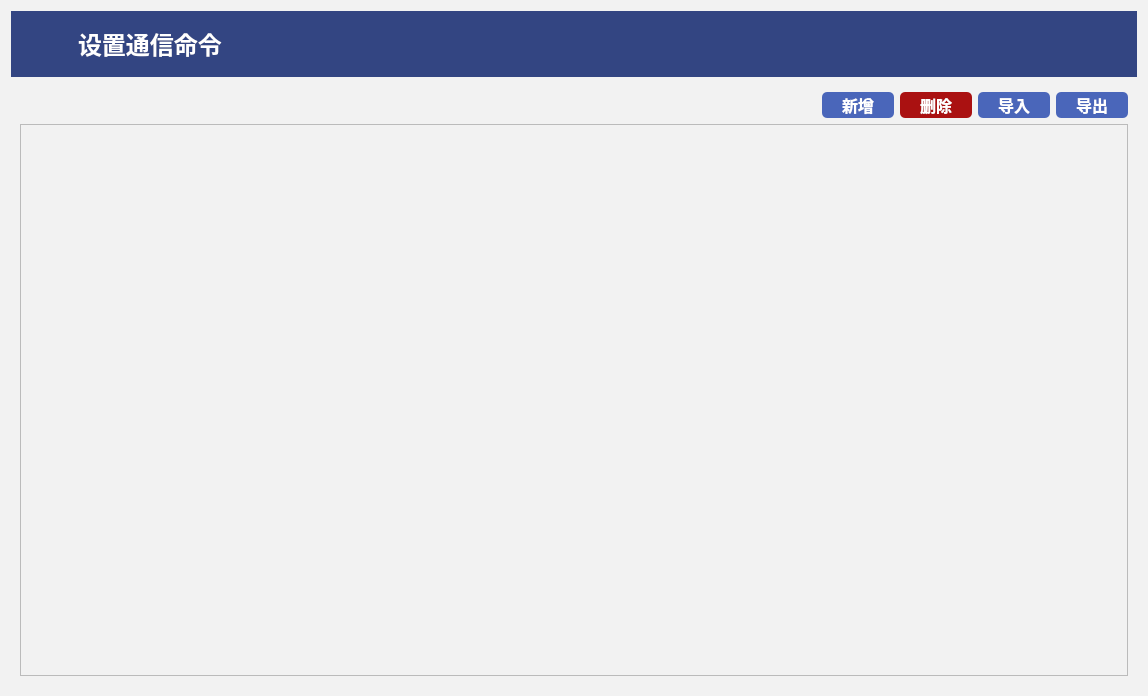
<?xml version="1.0" encoding="UTF-8"?>
<ui version="4.0">
 <class>FormAddrSetting</class>
 <widget class="QWidget" name="FormAddrSetting">
  <property name="geometry">
   <rect>
    <x>0</x>
    <y>0</y>
    <width>1148</width>
    <height>696</height>
   </rect>
  </property>
  <property name="windowTitle">
   <string>设置通信命令</string>
  </property>
  <property name="styleSheet">
   <string notr="true">background-color: rgb(242, 242, 242);</string>
  </property>
  <layout class="QVBoxLayout" name="verticalLayout_2">
   <item>
    <widget class="QWidget" name="widget" native="true">
     <property name="styleSheet">
      <string notr="true">background-color: rgb(51, 69, 130);</string>
     </property>
     <layout class="QHBoxLayout" name="horizontalLayout_2">
      <property name="spacing">
       <number>10</number>
      </property>
      <item>
       <widget class="QLabel" name="label">
        <property name="sizePolicy">
         <sizepolicy hsizetype="Fixed" vsizetype="Fixed">
          <horstretch>0</horstretch>
          <verstretch>0</verstretch>
         </sizepolicy>
        </property>
        <property name="minimumSize">
         <size>
          <width>48</width>
          <height>48</height>
         </size>
        </property>
        <property name="styleSheet">
         <string notr="true">image: url(:/image/Index/u7538.svg);</string>
        </property>
        <property name="text">
         <string/>
        </property>
       </widget>
      </item>
      <item>
       <widget class="QLabel" name="label_3">
        <property name="sizePolicy">
         <sizepolicy hsizetype="Expanding" vsizetype="Fixed">
          <horstretch>1</horstretch>
          <verstretch>0</verstretch>
         </sizepolicy>
        </property>
        <property name="font">
         <font>
          <pointsize>18</pointsize>
          <weight>75</weight>
          <bold>true</bold>
         </font>
        </property>
        <property name="styleSheet">
         <string notr="true">color: rgb(255, 255, 255);</string>
        </property>
        <property name="text">
         <string>设置通信命令</string>
        </property>
       </widget>
      </item>
     </layout>
    </widget>
   </item>
   <item>
    <widget class="QStackedWidget" name="stackedWidget">
     <widget class="QWidget" name="page">
      <layout class="QVBoxLayout" name="verticalLayout_3">
       <item>
        <layout class="QHBoxLayout" name="horizontalLayout_3">
         <item>
          <spacer name="horizontalSpacer_3">
           <property name="orientation">
            <enum>Qt::Horizontal</enum>
           </property>
           <property name="sizeHint" stdset="0">
            <size>
             <width>40</width>
             <height>20</height>
            </size>
           </property>
          </spacer>
         </item>
         <item>
          <widget class="QPushButton" name="pushButton_15">
           <property name="sizePolicy">
            <sizepolicy hsizetype="Fixed" vsizetype="Fixed">
             <horstretch>1</horstretch>
             <verstretch>0</verstretch>
            </sizepolicy>
           </property>
           <property name="minimumSize">
            <size>
             <width>72</width>
             <height>26</height>
            </size>
           </property>
           <property name="font">
            <font>
             <pointsize>12</pointsize>
             <weight>75</weight>
             <bold>true</bold>
            </font>
           </property>
           <property name="styleSheet">
            <string notr="true">color: rgb(255, 255, 255);
background-color: rgb(74, 102, 186);
border-radius:5px;</string>
           </property>
           <property name="text">
            <string>新增</string>
           </property>
          </widget>
         </item>
         <item>
          <widget class="QPushButton" name="pushButton_3">
           <property name="minimumSize">
            <size>
             <width>72</width>
             <height>26</height>
            </size>
           </property>
           <property name="font">
            <font>
             <pointsize>12</pointsize>
             <weight>75</weight>
             <bold>true</bold>
            </font>
           </property>
           <property name="styleSheet">
            <string notr="true">color: rgb(255, 255, 255);
background-color: rgb(170, 17, 17);
border-radius:5px;</string>
           </property>
           <property name="text">
            <string>删除</string>
           </property>
          </widget>
         </item>
         <item>
          <widget class="QPushButton" name="pushButton_2">
           <property name="minimumSize">
            <size>
             <width>72</width>
             <height>26</height>
            </size>
           </property>
           <property name="font">
            <font>
             <pointsize>12</pointsize>
             <weight>75</weight>
             <bold>true</bold>
            </font>
           </property>
           <property name="styleSheet">
            <string notr="true">color: rgb(255, 255, 255);
background-color: rgb(74, 102, 186);
border-radius:5px;</string>
           </property>
           <property name="text">
            <string>导入</string>
           </property>
          </widget>
         </item>
         <item>
          <widget class="QPushButton" name="ExportCmdInfo">
           <property name="minimumSize">
            <size>
             <width>72</width>
             <height>26</height>
            </size>
           </property>
           <property name="font">
            <font>
             <pointsize>12</pointsize>
             <weight>75</weight>
             <bold>true</bold>
            </font>
           </property>
           <property name="styleSheet">
            <string notr="true">color: rgb(255, 255, 255);
background-color: rgb(74, 102, 186);
border-radius:5px;</string>
           </property>
           <property name="text">
            <string>导出</string>
           </property>
          </widget>
         </item>
        </layout>
       </item>
       <item>
        <widget class="QTableWidget" name="tableWidget"/>
       </item>
      </layout>
     </widget>
     <widget class="QWidget" name="page_2">
      <layout class="QVBoxLayout" name="verticalLayout">
       <property name="spacing">
        <number>20</number>
       </property>
       <item>
        <layout class="QHBoxLayout" name="horizontalLayout_4">
         <item>
          <spacer name="horizontalSpacer_10">
           <property name="orientation">
            <enum>Qt::Horizontal</enum>
           </property>
           <property name="sizeHint" stdset="0">
            <size>
             <width>40</width>
             <height>20</height>
            </size>
           </property>
          </spacer>
         </item>
         <item>
          <widget class="QLabel" name="label_2">
           <property name="sizePolicy">
            <sizepolicy hsizetype="Preferred" vsizetype="Fixed">
             <horstretch>0</horstretch>
             <verstretch>0</verstretch>
            </sizepolicy>
           </property>
           <property name="font">
            <font>
             <pointsize>12</pointsize>
            </font>
           </property>
           <property name="text">
            <string>项目名称</string>
           </property>
          </widget>
         </item>
         <item>
          <widget class="QComboBox" name="comboBox">
           <property name="sizePolicy">
            <sizepolicy hsizetype="Expanding" vsizetype="Fixed">
             <horstretch>0</horstretch>
             <verstretch>0</verstretch>
            </sizepolicy>
           </property>
           <property name="font">
            <font>
             <pointsize>12</pointsize>
            </font>
           </property>
           <property name="editable">
            <bool>true</bool>
           </property>
          </widget>
         </item>
         <item>
          <spacer name="horizontalSpacer_11">
           <property name="orientation">
            <enum>Qt::Horizontal</enum>
           </property>
           <property name="sizeHint" stdset="0">
            <size>
             <width>40</width>
             <height>20</height>
            </size>
           </property>
          </spacer>
         </item>
        </layout>
       </item>
       <item>
        <layout class="QHBoxLayout" name="horizontalLayout_5">
         <item>
          <spacer name="horizontalSpacer_12">
           <property name="orientation">
            <enum>Qt::Horizontal</enum>
           </property>
           <property name="sizeHint" stdset="0">
            <size>
             <width>40</width>
             <height>20</height>
            </size>
           </property>
          </spacer>
         </item>
         <item>
          <widget class="QLabel" name="label_4">
           <property name="sizePolicy">
            <sizepolicy hsizetype="Preferred" vsizetype="Expanding">
             <horstretch>0</horstretch>
             <verstretch>0</verstretch>
            </sizepolicy>
           </property>
           <property name="font">
            <font>
             <pointsize>12</pointsize>
            </font>
           </property>
           <property name="text">
            <string>配置命令</string>
           </property>
           <property name="alignment">
            <set>Qt::AlignLeading|Qt::AlignLeft|Qt::AlignTop</set>
           </property>
          </widget>
         </item>
         <item>
          <widget class="QTextEdit" name="textEdit">
           <property name="font">
            <font>
             <pointsize>12</pointsize>
            </font>
           </property>
          </widget>
         </item>
         <item>
          <spacer name="horizontalSpacer_13">
           <property name="orientation">
            <enum>Qt::Horizontal</enum>
           </property>
           <property name="sizeHint" stdset="0">
            <size>
             <width>40</width>
             <height>20</height>
            </size>
           </property>
          </spacer>
         </item>
        </layout>
       </item>
       <item>
        <layout class="QHBoxLayout" name="horizontalLayout_9">
         <item>
          <spacer name="horizontalSpacer_14">
           <property name="orientation">
            <enum>Qt::Horizontal</enum>
           </property>
           <property name="sizeHint" stdset="0">
            <size>
             <width>40</width>
             <height>20</height>
            </size>
           </property>
          </spacer>
         </item>
         <item>
          <widget class="QLabel" name="label_5">
           <property name="sizePolicy">
            <sizepolicy hsizetype="Preferred" vsizetype="Expanding">
             <horstretch>0</horstretch>
             <verstretch>0</verstretch>
            </sizepolicy>
           </property>
           <property name="font">
            <font>
             <pointsize>12</pointsize>
            </font>
           </property>
           <property name="text">
            <string>读数命令</string>
           </property>
           <property name="alignment">
            <set>Qt::AlignLeading|Qt::AlignLeft|Qt::AlignTop</set>
           </property>
          </widget>
         </item>
         <item>
          <widget class="QTextEdit" name="textEdit_2">
           <property name="font">
            <font>
             <pointsize>12</pointsize>
            </font>
           </property>
          </widget>
         </item>
         <item>
          <spacer name="horizontalSpacer_15">
           <property name="orientation">
            <enum>Qt::Horizontal</enum>
           </property>
           <property name="sizeHint" stdset="0">
            <size>
             <width>40</width>
             <height>20</height>
            </size>
           </property>
          </spacer>
         </item>
        </layout>
       </item>
       <item>
        <spacer name="verticalSpacer">
         <property name="orientation">
          <enum>Qt::Vertical</enum>
         </property>
         <property name="sizeHint" stdset="0">
          <size>
           <width>20</width>
           <height>119</height>
          </size>
         </property>
        </spacer>
       </item>
       <item>
        <layout class="QHBoxLayout" name="horizontalLayout_8">
         <property name="spacing">
          <number>20</number>
         </property>
         <item>
          <spacer name="horizontalSpacer_8">
           <property name="orientation">
            <enum>Qt::Horizontal</enum>
           </property>
           <property name="sizeHint" stdset="0">
            <size>
             <width>40</width>
             <height>20</height>
            </size>
           </property>
          </spacer>
         </item>
         <item>
          <widget class="QPushButton" name="pushButton_18">
           <property name="sizePolicy">
            <sizepolicy hsizetype="Fixed" vsizetype="Fixed">
             <horstretch>1</horstretch>
             <verstretch>0</verstretch>
            </sizepolicy>
           </property>
           <property name="minimumSize">
            <size>
             <width>72</width>
             <height>26</height>
            </size>
           </property>
           <property name="font">
            <font>
             <pointsize>12</pointsize>
             <weight>75</weight>
             <bold>true</bold>
            </font>
           </property>
           <property name="styleSheet">
            <string notr="true">color: rgb(255, 255, 255);
background-color: rgb(74, 102, 186);
border-radius:5px;</string>
           </property>
           <property name="text">
            <string>保存</string>
           </property>
          </widget>
         </item>
         <item>
          <widget class="QPushButton" name="pushButton_4">
           <property name="minimumSize">
            <size>
             <width>72</width>
             <height>26</height>
            </size>
           </property>
           <property name="font">
            <font>
             <pointsize>12</pointsize>
             <weight>75</weight>
             <bold>true</bold>
            </font>
           </property>
           <property name="styleSheet">
            <string notr="true">color: rgb(255, 255, 255);
background-color: rgb(170, 17, 17);
border-radius:5px;</string>
           </property>
           <property name="text">
            <string>取消</string>
           </property>
          </widget>
         </item>
         <item>
          <spacer name="horizontalSpacer_9">
           <property name="orientation">
            <enum>Qt::Horizontal</enum>
           </property>
           <property name="sizeHint" stdset="0">
            <size>
             <width>40</width>
             <height>20</height>
            </size>
           </property>
          </spacer>
         </item>
        </layout>
       </item>
      </layout>
     </widget>
    </widget>
   </item>
  </layout>
 </widget>
 <resources/>
 <connections/>
</ui>
